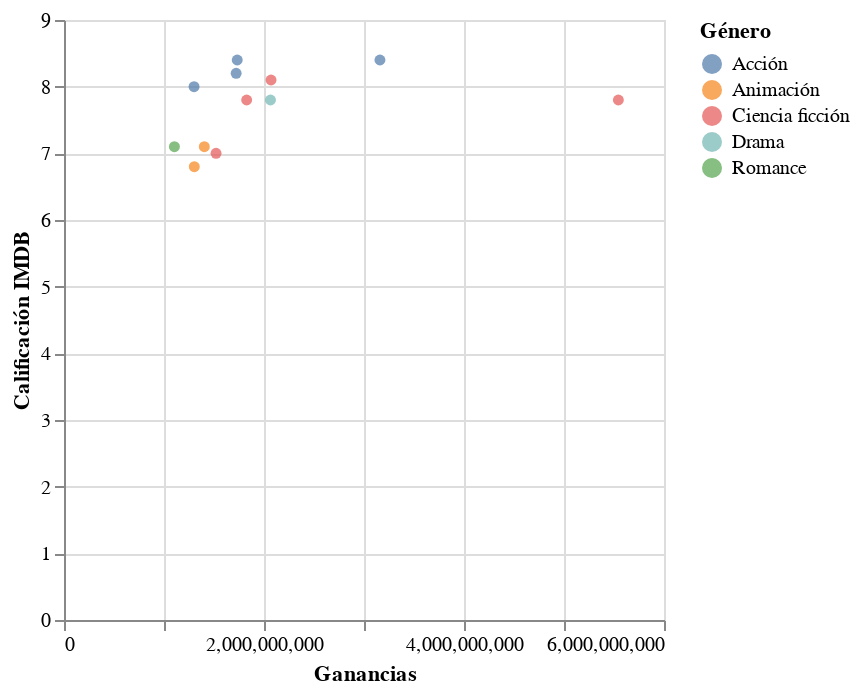

The code cell stored with this chart in its notebook:
### Code cell
# 6. Relacion entre GENERO, RENTABILIDAD Y EDAD del protagonista
#7. Relacion entre RENTABILIDAD Y COSTE del protagonista
#8. Otras relaciones

# GANACIAS VS. CALIFICACION IMDB, COLOREADO POR GENERO
alt.Chart(df).mark_circle().encode(
    x='Ganancias' ,
    y='Calificación IMDB',
    color='Género',
    tooltip=['Película', 'Ganancias', 'Calificación IMDB', 'Género']
).interactive()

### Figure 1 — Vega-Lite specification as saved in the notebook (floating-point values rounded to 4 significant figures)
{"config": {"view": {"continuousWidth": 300, "continuousHeight": 300}}, "data": {"name": "data-ccdb65e25e60cd42e215c3b8388e06ca"}, "mark": {"type": "circle"}, "encoding": {"color": {"field": "Género", "type": "nominal"}, "tooltip": [{"field": "Película", "type": "nominal"}, {"field": "Ganancias", "type": "quantitative"}, {"field": "Calificación IMDB", "type": "quantitative"}, {"field": "Género", "type": "nominal"}], "x": {"field": "Ganancias", "type": "quantitative"}, "y": {"field": "Calificación IMDB", "type": "quantitative"}}, "params": [{"name": "param_6", "select": {"type": "interval", "encodings": ["x", "y"]}, "bind": "scales"}], "$schema": "https://vega.github.io/schema/vega-lite/v5.20.1.json", "datasets": {"data-ccdb65e25e60cd42e215c3b8388e06ca": [{"ID": 1, "Película": "Avatar", "Año de Emisión": 2009, "Género": "Ciencia ficción", "Duración (minutos)": 162, "Calificación IMDB": 7.8, "Recaudación": 2923706026, "Presupuesto": 237000000, "Ganancias": 5543706026, "imdbID": "tt0499549", "Actors": "Sam Worthington, Zoe Saldana, Sigourney Weaver", "Budget": "$785,221,649"}, {"ID": 2, "Película": "Vengadores: Endgame", "Año de Emisión": 2019, "Género": "Acción", "Duración (minutos)": 181, "Calificación IMDB": 8.4, "Recaudación": 2799439100, "Presupuesto": 356000000, "Ganancias": 3159439100, "imdbID": "tt4154796", "Actors": "Robert Downey Jr., Chris Evans, Mark Ruffalo", "Budget": "$858,373,000"}, {"ID": 3, "Película": "Avatar 2", "Año de Emisión": 2022, "Género": "Ciencia ficción", "Duración (minutos)": 190, "Calificación IMDB": 8.1, "Recaudación": 2320250233, "Presupuesto": 250000000, "Ganancias": 2070250233, "imdbID": "tt1630029", "Actors": "Sam Worthington, Zoe Saldana, Sigourney Weaver", "Budget": "$684,075,767"}, {"ID": 4, "Película": "Titanic", "Año de Emisión": 1997, "Género": "Drama", "Duración (minutos)": 195, "Calificación IMDB": 7.8, "Recaudación": 2264743180, "Presupuesto": 200000000, "Ganancias": 2064743180, "imdbID": "tt0120338", "Actors": "Leonardo DiCaprio, Kate Winslet, Billy Zane", "Budget": "$674,292,608"}, {"ID": 5, "Película": "Star Wars: Episodio VII - El despertar de la Fuerza", "Año de Emisión": 2015, "Género": "Ciencia ficción", "Duración (minutos)": 138, "Calificación IMDB": 7.8, "Recaudación": 2071521700, "Presupuesto": 245000000, "Ganancias": 1826521700, "imdbID": "tt2488496", "Actors": "Daisy Ridley, John Boyega, Oscar Isaac", "Budget": "$936,662,225"}, {"ID": 6, "Película": "Vengadores: Infinity War", "Año de Emisión": 2018, "Género": "Acción", "Duración (minutos)": 149, "Calificación IMDB": 8.4, "Recaudación": 2052359754, "Presupuesto": 321000000, "Ganancias": 1732359754, "imdbID": "tt4154756", "Actors": "Robert Downey Jr., Chris Hemsworth, Mark Ruffalo", "Budget": "$678,815,482"}, {"ID": 7, "Película": "Spider-Man: No Way Home", "Año de Emisión": 2021, "Género": "Acción", "Duración (minutos)": 148, "Calificación IMDB": 8.2, "Recaudación": 1921704167, "Presupuesto": 200000000, "Ganancias": 1721704167, "imdbID": "tt10872600", "Actors": "Tom Holland, Zendaya, Benedict Cumberbatch", "Budget": "$814,866,759"}, {"ID": 8, "Película": "Jurassic World", "Año de Emisión": 2015, "Género": "Ciencia ficción", "Duración (minutos)": 124, "Calificación IMDB": 7.0, "Recaudación": 1670516444, "Presupuesto": 150000000, "Ganancias": 1520516444, "imdbID": "tt0369610", "Actors": "Chris Pratt, Bryce Dallas Howard, Ty Simpkins", "Budget": "$653,406,625"}, {"ID": 9, "Película": "El Rey León", "Año de Emisión": 2019, "Género": "Animación", "Duración (minutos)": 89, "Calificación IMDB": 7.1, "Recaudación": 1663075439, "Presupuesto": 260000000, "Ganancias": 1403075439, "imdbID": "tt6105098", "Actors": "Donald Glover, Beyoncé, Seth Rogen", "Budget": "$543,638,043"}, {"ID": 10, "Película": "Los Vengadores", "Año de Emisión": 2012, "Género": "Acción", "Duración (minutos)": 143, "Calificación IMDB": 8.0, "Recaudación": 1520538515, "Presupuesto": 220000000, "Ganancias": 1300538515, "imdbID": "tt0848228", "Actors": "Robert Downey Jr., Chris Evans, Scarlett Johansson", "Budget": "$623,357,910"}, {"ID": 11, "Película": "Frozen II", "Año de Emisión": 2019, "Género": "Animación", "Duración (minutos)": 103, "Calificación IMDB": 6.8, "Recaudación": 1453000000, "Presupuesto": 150000000, "Ganancias": 1303000000, "imdbID": "tt4520988", "Actors": "Kristen Bell, Idina Menzel, Josh Gad", "Budget": "$477,373,578"}, {"ID": 12, "Película": "La Bella y la Bestia", "Año de Emisión": 2017, "Género": "Romance", "Duración (minutos)": 129, "Calificación IMDB": 7.1, "Recaudación": 1264000000, "Presupuesto": 160000000, "Ganancias": 1104000000, "imdbID": "tt2771200", "Actors": "Emma Watson, Dan Stevens, Luke Evans", "Budget": "$504,481,165"}]}}
